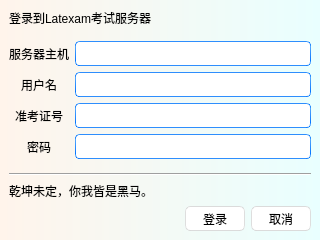
<?xml version="1.0" encoding="UTF-8"?>
<ui version="4.0">
 <class>LoginWindow</class>
 <widget class="QMainWindow" name="LoginWindow">
  <property name="geometry">
   <rect>
    <x>0</x>
    <y>0</y>
    <width>320</width>
    <height>240</height>
   </rect>
  </property>
  <property name="minimumSize">
   <size>
    <width>320</width>
    <height>240</height>
   </size>
  </property>
  <property name="windowTitle">
   <string>Latexam - 加入考试</string>
  </property>
  <property name="windowIcon">
   <iconset>
    <normalon>:/latexam/Latexam.ico</normalon>
   </iconset>
  </property>
  <property name="styleSheet">
   <string notr="true">/*
Aqua Style Sheet for QT Applications
Author: Jaime A. Quiroga P.
Company: GTRONICK
Last updated: 22/01/2019, 07:55.
Available at: https://github.com/GTRONICK/QSS/blob/master/Aqua.qss
*/
QMainWindow {
	background-color: qlineargradient(spread:pad, x1:0, y1:0, x2:1, y2:0, stop:0 rgba(255, 244, 235, 255), stop:1 rgba(233, 255, 255, 255));
}
QTextEdit {
	border-width: 1px;
	border-style: solid;
	border-color: qlineargradient(spread:pad, x1:0.5, y1:1, x2:0.5, y2:0, stop:0 rgba(0, 113, 255, 255), stop:1 rgba(91, 171, 252, 255));
}
QPlainTextEdit {
	border-width: 1px;
	border-style: solid;
	border-color: qlineargradient(spread:pad, x1:0.5, y1:1, x2:0.5, y2:0, stop:0 rgba(0, 113, 255, 255), stop:1 rgba(91, 171, 252, 255));
}
QToolButton {
	border-style: solid;
	border-top-color: qlineargradient(spread:pad, x1:0.5, y1:1, x2:0.5, y2:0, stop:0 rgb(215, 215, 215), stop:1 rgb(222, 222, 222));
	border-right-color: qlineargradient(spread:pad, x1:0, y1:0.5, x2:1, y2:0.5, stop:0 rgb(217, 217, 217), stop:1 rgb(227, 227, 227));
	border-left-color: qlineargradient(spread:pad, x1:0, y1:0.5, x2:1, y2:0.5, stop:0 rgb(227, 227, 227), stop:1 rgb(217, 217, 217));
	border-bottom-color: qlineargradient(spread:pad, x1:0.5, y1:1, x2:0.5, y2:0, stop:0 rgb(215, 215, 215), stop:1 rgb(222, 222, 222));
	border-width: 1px;
	border-radius: 5px;
	color: rgb(0,0,0);
	padding: 2px;
	background-color: rgb(255,255,255);
}
QToolButton:hover{
	border-style: solid;
	border-top-color: qlineargradient(spread:pad, x1:0.5, y1:1, x2:0.5, y2:0, stop:0 rgb(195, 195, 195), stop:1 rgb(222, 222, 222));
	border-right-color: qlineargradient(spread:pad, x1:0, y1:0.5, x2:1, y2:0.5, stop:0 rgb(197, 197, 197), stop:1 rgb(227, 227, 227));
	border-left-color: qlineargradient(spread:pad, x1:0, y1:0.5, x2:1, y2:0.5, stop:0 rgb(227, 227, 227), stop:1 rgb(197, 197, 197));
	border-bottom-color: qlineargradient(spread:pad, x1:0.5, y1:1, x2:0.5, y2:0, stop:0 rgb(195, 195, 195), stop:1 rgb(222, 222, 222));
	border-width: 1px;
	border-radius: 5px;
	color: rgb(0,0,0);
	padding: 2px;
	background-color: rgb(255,255,255);
}
QToolButton:pressed{
	border-style: solid;
	border-top-color: qlineargradient(spread:pad, x1:0.5, y1:1, x2:0.5, y2:0, stop:0 rgb(215, 215, 215), stop:1 rgb(222, 222, 222));
	border-right-color: qlineargradient(spread:pad, x1:0, y1:0.5, x2:1, y2:0.5, stop:0 rgb(217, 217, 217), stop:1 rgb(227, 227, 227));
	border-left-color: qlineargradient(spread:pad, x1:0, y1:0.5, x2:1, y2:0.5, stop:0 rgb(227, 227, 227), stop:1 rgb(217, 217, 217));
	border-bottom-color: qlineargradient(spread:pad, x1:0.5, y1:1, x2:0.5, y2:0, stop:0 rgb(215, 215, 215), stop:1 rgb(222, 222, 222));
	border-width: 1px;
	border-radius: 5px;
	color: rgb(0,0,0);
	padding: 2px;
	background-color: rgb(142,142,142);
}
QPushButton{
	border-style: solid;
	border-top-color: qlineargradient(spread:pad, x1:0.5, y1:1, x2:0.5, y2:0, stop:0 rgb(215, 215, 215), stop:1 rgb(222, 222, 222));
	border-right-color: qlineargradient(spread:pad, x1:0, y1:0.5, x2:1, y2:0.5, stop:0 rgb(217, 217, 217), stop:1 rgb(227, 227, 227));
	border-left-color: qlineargradient(spread:pad, x1:0, y1:0.5, x2:1, y2:0.5, stop:0 rgb(227, 227, 227), stop:1 rgb(217, 217, 217));
	border-bottom-color: qlineargradient(spread:pad, x1:0.5, y1:1, x2:0.5, y2:0, stop:0 rgb(215, 215, 215), stop:1 rgb(222, 222, 222));
	border-width: 1px;
	border-radius: 5px;
	color: rgb(0,0,0);
	padding: 2px;
	background-color: rgb(255,255,255);
}
QPushButton::default{
	border-style: solid;
	border-top-color: qlineargradient(spread:pad, x1:0.5, y1:1, x2:0.5, y2:0, stop:0 rgb(215, 215, 215), stop:1 rgb(222, 222, 222));
	border-right-color: qlineargradient(spread:pad, x1:0, y1:0.5, x2:1, y2:0.5, stop:0 rgb(217, 217, 217), stop:1 rgb(227, 227, 227));
	border-left-color: qlineargradient(spread:pad, x1:0, y1:0.5, x2:1, y2:0.5, stop:0 rgb(227, 227, 227), stop:1 rgb(217, 217, 217));
	border-bottom-color: qlineargradient(spread:pad, x1:0.5, y1:1, x2:0.5, y2:0, stop:0 rgb(215, 215, 215), stop:1 rgb(222, 222, 222));
	border-width: 1px;
	border-radius: 5px;
	color: rgb(0,0,0);
	padding: 2px;
	background-color: rgb(255,255,255);
}
QPushButton:hover{
	border-style: solid;
	border-top-color: qlineargradient(spread:pad, x1:0.5, y1:1, x2:0.5, y2:0, stop:0 rgb(195, 195, 195), stop:1 rgb(222, 222, 222));
	border-right-color: qlineargradient(spread:pad, x1:0, y1:0.5, x2:1, y2:0.5, stop:0 rgb(197, 197, 197), stop:1 rgb(227, 227, 227));
	border-left-color: qlineargradient(spread:pad, x1:0, y1:0.5, x2:1, y2:0.5, stop:0 rgb(227, 227, 227), stop:1 rgb(197, 197, 197));
	border-bottom-color: qlineargradient(spread:pad, x1:0.5, y1:1, x2:0.5, y2:0, stop:0 rgb(195, 195, 195), stop:1 rgb(222, 222, 222));
	border-width: 1px;
	border-radius: 5px;
	color: rgb(0,0,0);
	padding: 2px;
	background-color: rgb(255,255,255);
}
QPushButton:pressed{
	border-style: solid;
	border-top-color: qlineargradient(spread:pad, x1:0.5, y1:1, x2:0.5, y2:0, stop:0 rgb(215, 215, 215), stop:1 rgb(222, 222, 222));
	border-right-color: qlineargradient(spread:pad, x1:0, y1:0.5, x2:1, y2:0.5, stop:0 rgb(217, 217, 217), stop:1 rgb(227, 227, 227));
	border-left-color: qlineargradient(spread:pad, x1:0, y1:0.5, x2:1, y2:0.5, stop:0 rgb(227, 227, 227), stop:1 rgb(217, 217, 217));
	border-bottom-color: qlineargradient(spread:pad, x1:0.5, y1:1, x2:0.5, y2:0, stop:0 rgb(215, 215, 215), stop:1 rgb(222, 222, 222));
	border-width: 1px;
	border-radius: 5px;
	color: rgb(0,0,0);
	padding: 2px;
	background-color: rgb(142,142,142);
}
QPushButton:disabled{
	border-style: solid;
	border-top-color: qlineargradient(spread:pad, x1:0.5, y1:1, x2:0.5, y2:0, stop:0 rgb(215, 215, 215), stop:1 rgb(222, 222, 222));
	border-right-color: qlineargradient(spread:pad, x1:0, y1:0.5, x2:1, y2:0.5, stop:0 rgb(217, 217, 217), stop:1 rgb(227, 227, 227));
	border-left-color: qlineargradient(spread:pad, x1:0, y1:0.5, x2:1, y2:0.5, stop:0 rgb(227, 227, 227), stop:1 rgb(217, 217, 217));
	border-bottom-color: qlineargradient(spread:pad, x1:0.5, y1:1, x2:0.5, y2:0, stop:0 rgb(215, 215, 215), stop:1 rgb(222, 222, 222));
	border-width: 1px;
	border-radius: 5px;
	color: #808086;
	padding: 2px;
	background-color: rgb(142,142,142);
}
QLineEdit {
	border-width: 1px; border-radius: 4px;
	border-style: solid;
	border-color: qlineargradient(spread:pad, x1:0.5, y1:1, x2:0.5, y2:0, stop:0 rgba(0, 113, 255, 255), stop:1 rgba(91, 171, 252, 255));
}
QLabel {
	color: #000000;
}
QLCDNumber {
	color: rgb(0, 113, 255, 255);
}
QProgressBar {
	text-align: center;
	color: rgb(240, 240, 240);
	border-width: 1px; 
	border-radius: 10px;
	border-color: rgb(230, 230, 230);
	border-style: solid;
	background-color:rgb(207,207,207);
}
QProgressBar::chunk {
	background-color: qlineargradient(spread:pad, x1:0.5, y1:1, x2:0.5, y2:0, stop:0 rgba(49, 147, 250, 255), stop:1 rgba(34, 142, 255, 255));
	border-radius: 10px;
}
QMenuBar {
	background-color: qlineargradient(spread:pad, x1:0.5, y1:1, x2:0.5, y2:0, stop:0 rgba(207, 209, 207, 255), stop:1 rgba(230, 229, 230, 255));
}
QMenuBar::item {
	color: #000000;
  	spacing: 3px;
  	padding: 1px 4px;
	background-color: qlineargradient(spread:pad, x1:0.5, y1:1, x2:0.5, y2:0, stop:0 rgba(207, 209, 207, 255), stop:1 rgba(230, 229, 230, 255));
}

QMenuBar::item:selected {
  	background-color: qlineargradient(spread:pad, x1:0.5, y1:1, x2:0.5, y2:0, stop:0 rgba(0, 113, 255, 255), stop:1 rgba(91, 171, 252, 255));
	color: #FFFFFF;
}
QMenu::item:selected {
	border-style: solid;
	border-top-color: transparent;
	border-right-color: transparent;
	border-left-color: qlineargradient(spread:pad, x1:0.5, y1:1, x2:0.5, y2:0, stop:0 rgba(0, 113, 255, 255), stop:1 rgba(91, 171, 252, 255));
	border-bottom-color: transparent;
	border-left-width: 2px;
	color: #000000;
	padding-left:15px;
	padding-top:4px;
	padding-bottom:4px;
	padding-right:7px;
}
QMenu::item {
	border-style: solid;
	border-top-color: transparent;
	border-right-color: transparent;
	border-left-color: transparent;
	border-bottom-color: transparent;
	border-bottom-width: 1px;
	color: #000000;
	padding-left:17px;
	padding-top:4px;
	padding-bottom:4px;
	padding-right:7px;
}
QTabWidget {
	color:rgb(0,0,0);
	background-color:#000000;
}
QTabWidget::pane {
		border-color: rgb(223,223,223);
		background-color:rgb(226,226,226);
		border-style: solid;
		border-width: 2px;
    	border-radius: 6px;
}
QTabBar::tab:first {
	border-style: solid;
	border-left-width:1px;
	border-right-width:0px;
	border-top-width:1px;
	border-bottom-width:1px;
	border-top-color: rgb(209,209,209);
	border-left-color: qlineargradient(spread:pad, x1:0.5, y1:1, x2:0.5, y2:0, stop:0 rgba(209, 209, 209, 209), stop:1 rgba(229, 229, 229, 229));
	border-bottom-color: rgb(229,229,229);
	border-top-left-radius: 4px;
	border-bottom-left-radius: 4px;
	color: #000000;
	padding: 3px;
	margin-left:0px;
	background-color: qlineargradient(spread:pad, x1:0.5, y1:1, x2:0.5, y2:0, stop:0 rgba(247, 247, 247, 255), stop:1 rgba(255, 255, 255, 255));
}
QTabBar::tab:last {
	border-style: solid;
	border-width:1px;
	border-top-color: rgb(209,209,209);
	border-left-color: qlineargradient(spread:pad, x1:0.5, y1:1, x2:0.5, y2:0, stop:0 rgba(209, 209, 209, 209), stop:1 rgba(229, 229, 229, 229));
	border-right-color: qlineargradient(spread:pad, x1:0.5, y1:1, x2:0.5, y2:0, stop:0 rgba(209, 209, 209, 209), stop:1 rgba(229, 229, 229, 229));
	border-bottom-color: rgb(229,229,229);
	border-top-right-radius: 4px;
	border-bottom-right-radius: 4px;
	color: #000000;
	padding: 3px;
	margin-left:0px;
	background-color: qlineargradient(spread:pad, x1:0.5, y1:1, x2:0.5, y2:0, stop:0 rgba(247, 247, 247, 255), stop:1 rgba(255, 255, 255, 255));
}
QTabBar::tab {
	border-style: solid;
	border-top-width:1px;
	border-bottom-width:1px;
	border-left-width:1px;
	border-top-color: rgb(209,209,209);
	border-left-color: qlineargradient(spread:pad, x1:0.5, y1:1, x2:0.5, y2:0, stop:0 rgba(209, 209, 209, 209), stop:1 rgba(229, 229, 229, 229));
	border-bottom-color: rgb(229,229,229);
	color: #000000;
	padding: 3px;
	margin-left:0px;
	background-color: qlineargradient(spread:pad, x1:0.5, y1:1, x2:0.5, y2:0, stop:0 rgba(247, 247, 247, 255), stop:1 rgba(255, 255, 255, 255));
}
QTabBar::tab:selected, QTabBar::tab:last:selected, QTabBar::tab:hover {
  	border-style: solid;
  	border-left-width:1px;
	border-right-color: transparent;
	border-top-color: rgb(209,209,209);
	border-left-color: qlineargradient(spread:pad, x1:0.5, y1:1, x2:0.5, y2:0, stop:0 rgba(209, 209, 209, 209), stop:1 rgba(229, 229, 229, 229));
	border-bottom-color: rgb(229,229,229);
	color: #FFFFFF;
	padding: 3px;
	margin-left:0px;
	background-color: qlineargradient(spread:pad, x1:0.5, y1:1, x2:0.5, y2:0, stop:0 rgba(0, 113, 255, 255), stop:1 rgba(91, 171, 252, 255));
}

QTabBar::tab:selected, QTabBar::tab:first:selected, QTabBar::tab:hover {
  	border-style: solid;
  	border-left-width:1px;
  	border-bottom-width:1px;
  	border-top-width:1px;
	border-right-color: transparent;
	border-top-color: rgb(209,209,209);
	border-left-color: qlineargradient(spread:pad, x1:0.5, y1:1, x2:0.5, y2:0, stop:0 rgba(209, 209, 209, 209), stop:1 rgba(229, 229, 229, 229));
	border-bottom-color: rgb(229,229,229);
	color: #FFFFFF;
	padding: 3px;
	margin-left:0px;
	background-color: qlineargradient(spread:pad, x1:0.5, y1:1, x2:0.5, y2:0, stop:0 rgba(0, 113, 255, 255), stop:1 rgba(91, 171, 252, 255));
}

QCheckBox {
	color: #000000;
	padding: 2px;
}
QCheckBox:disabled {
	color: #808086;
	padding: 2px;
}

QCheckBox:hover {
	border-radius:4px;
	border-style:solid;
	padding-left: 1px;
	padding-right: 1px;
	padding-bottom: 1px;
	padding-top: 1px;
	border-width:1px;
	border-color: transparent;
}
QCheckBox::indicator:checked {

	height: 10px;
	width: 10px;
	border-style:solid;
	border-width: 1px;
	border-color: qlineargradient(spread:pad, x1:0.5, y1:1, x2:0.5, y2:0, stop:0 rgba(0, 113, 255, 255), stop:1 rgba(91, 171, 252, 255));
	color: #000000;
	background-color: qlineargradient(spread:pad, x1:0.5, y1:1, x2:0.5, y2:0, stop:0 rgba(0, 113, 255, 255), stop:1 rgba(91, 171, 252, 255));
}
QCheckBox::indicator:unchecked {

	height: 10px;
	width: 10px;
	border-style:solid;
	border-width: 1px;
	border-color: qlineargradient(spread:pad, x1:0.5, y1:1, x2:0.5, y2:0, stop:0 rgba(0, 113, 255, 255), stop:1 rgba(91, 171, 252, 255));
	color: #000000;
}
QRadioButton {
	color: 000000;
	padding: 1px;
}
QRadioButton::indicator:checked {
	height: 10px;
	width: 10px;
	border-style:solid;
	border-radius:5px;
	border-width: 1px;
	border-color: qlineargradient(spread:pad, x1:0.5, y1:1, x2:0.5, y2:0, stop:0 rgba(0, 113, 255, 255), stop:1 rgba(91, 171, 252, 255));
	color: #a9b7c6;
	background-color: qlineargradient(spread:pad, x1:0.5, y1:1, x2:0.5, y2:0, stop:0 rgba(0, 113, 255, 255), stop:1 rgba(91, 171, 252, 255));
}
QRadioButton::indicator:!checked {
	height: 10px;
	width: 10px;
	border-style:solid;
	border-radius:5px;
	border-width: 1px;
	border-color: qlineargradient(spread:pad, x1:0.5, y1:1, x2:0.5, y2:0, stop:0 rgba(0, 113, 255, 255), stop:1 rgba(91, 171, 252, 255));
	color: #a9b7c6;
	background-color: transparent;
}
QStatusBar {
	color:#027f7f;
}
QSpinBox {
	border-style: solid;
	border-width: 1px;
	border-color: qlineargradient(spread:pad, x1:0.5, y1:1, x2:0.5, y2:0, stop:0 rgba(0, 113, 255, 255), stop:1 rgba(91, 171, 252, 255));
}
QDoubleSpinBox {
	border-style: solid;
	border-width: 1px;
	border-color: qlineargradient(spread:pad, x1:0.5, y1:1, x2:0.5, y2:0, stop:0 rgba(0, 113, 255, 255), stop:1 rgba(91, 171, 252, 255));
}
QTimeEdit {
	border-style: solid;
	border-width: 1px;
	border-color: qlineargradient(spread:pad, x1:0.5, y1:1, x2:0.5, y2:0, stop:0 rgba(0, 113, 255, 255), stop:1 rgba(91, 171, 252, 255));
}
QDateTimeEdit {
	border-style: solid;
	border-width: 1px;
	border-color: qlineargradient(spread:pad, x1:0.5, y1:1, x2:0.5, y2:0, stop:0 rgba(0, 113, 255, 255), stop:1 rgba(91, 171, 252, 255));
}
QDateEdit {
	border-style: solid;
	border-width: 1px;
	border-color: qlineargradient(spread:pad, x1:0.5, y1:1, x2:0.5, y2:0, stop:0 rgba(0, 113, 255, 255), stop:1 rgba(91, 171, 252, 255));
}

QToolBox {
	color: #a9b7c6;
	background-color:#000000;
}
QToolBox::tab {
	color: #a9b7c6;
	background-color:#000000;
}
QToolBox::tab:selected {
	color: #FFFFFF;
	background-color:#000000;
}
QScrollArea {
	color: #FFFFFF;
	background-color:#000000;
}
QSlider::groove:horizontal {
	height: 5px;
	background-color: qlineargradient(spread:pad, x1:0.5, y1:1, x2:0.5, y2:0, stop:0 rgba(49, 147, 250, 255), stop:1 rgba(34, 142, 255, 255));
}
QSlider::groove:vertical {
	width: 5px;
	background-color: qlineargradient(spread:pad, x1:0.5, y1:1, x2:0.5, y2:0, stop:0 rgba(49, 147, 250, 255), stop:1 rgba(34, 142, 255, 255));
}
QSlider::handle:horizontal {
	background: rgb(253,253,253);
	border-style: solid;
	border-width: 1px;
	border-color: rgb(207,207,207);
	width: 12px;
	margin: -5px 0;
	border-radius: 7px;
}
QSlider::handle:vertical {
	background: rgb(253,253,253);
	border-style: solid;
	border-width: 1px;
	border-color: rgb(207,207,207);
	height: 12px;
	margin: 0 -5px;
	border-radius: 7px;
}
QSlider::add-page:horizontal {
    background: rgb(181,181,181);
}
QSlider::add-page:vertical {
    background: rgb(181,181,181);
}
QSlider::sub-page:horizontal {
    background-color: qlineargradient(spread:pad, x1:0.5, y1:1, x2:0.5, y2:0, stop:0 rgba(49, 147, 250, 255), stop:1 rgba(34, 142, 255, 255));
}
QSlider::sub-page:vertical {
    background-color: qlineargradient(spread:pad, y1:0.5, x1:1, y2:0.5, x2:0, stop:0 rgba(49, 147, 250, 255), stop:1 rgba(34, 142, 255, 255));
}
QScrollBar:horizontal {
	max-height: 20px;
	border: 1px transparent grey;
	margin: 0px 20px 0px 20px;
}
QScrollBar:vertical {
	max-width: 20px;
	border: 1px transparent grey;
	margin: 20px 0px 20px 0px;
}
QScrollBar::handle:horizontal {
	background: rgb(253,253,253);
	border-style: solid;
	border-width: 1px;
	border-color: rgb(207,207,207);
	border-radius: 7px;
	min-width: 25px;
}
QScrollBar::handle:horizontal:hover {
	background: rgb(253,253,253);
	border-style: solid;
	border-width: 1px;
	border-color: rgb(147, 200, 200);
	border-radius: 7px;
	min-width: 25px;
}
QScrollBar::handle:vertical {
	background: rgb(253,253,253);
	border-style: solid;
	border-width: 1px;
	border-color: rgb(207,207,207);
	border-radius: 7px;
	min-height: 25px;
}
QScrollBar::handle:vertical:hover {
	background: rgb(253,253,253);
	border-style: solid;
	border-width: 1px;
	border-color: rgb(147, 200, 200);
	border-radius: 7px;
	min-height: 25px;
}
QScrollBar::add-line:horizontal {
   border: 2px transparent grey;
   border-top-right-radius: 7px;
   border-bottom-right-radius: 7px;
   background: rgba(34, 142, 255, 255);
   width: 20px;
   subcontrol-position: right;
   subcontrol-origin: margin;
}
QScrollBar::add-line:horizontal:pressed {
   border: 2px transparent grey;
   border-top-right-radius: 7px;
   border-bottom-right-radius: 7px;
   background: rgb(181,181,181);
   width: 20px;
   subcontrol-position: right;
   subcontrol-origin: margin;
}
QScrollBar::add-line:vertical {
   border: 2px transparent grey;
   border-bottom-left-radius: 7px;
   border-bottom-right-radius: 7px;
   background: rgba(34, 142, 255, 255);
   height: 20px;
   subcontrol-position: bottom;
   subcontrol-origin: margin;
}
QScrollBar::add-line:vertical:pressed {
   border: 2px transparent grey;
   border-bottom-left-radius: 7px;
   border-bottom-right-radius: 7px;
   background: rgb(181,181,181);
   height: 20px;
   subcontrol-position: bottom;
   subcontrol-origin: margin;
}
QScrollBar::sub-line:horizontal {
   border: 2px transparent grey;
   border-top-left-radius: 7px;
   border-bottom-left-radius: 7px;
   background: rgba(34, 142, 255, 255);
   width: 20px;
   subcontrol-position: left;
   subcontrol-origin: margin;
}
QScrollBar::sub-line:horizontal:pressed {
   border: 2px transparent grey;
   border-top-left-radius: 7px;
   border-bottom-left-radius: 7px;
   background: rgb(181,181,181);
   width: 20px;
   subcontrol-position: left;
   subcontrol-origin: margin;
}
QScrollBar::sub-line:vertical {
   border: 2px transparent grey;
   border-top-left-radius: 7px;
   border-top-right-radius: 7px;
   background: rgba(34, 142, 255, 255);
   height: 20px;
   subcontrol-position: top;
   subcontrol-origin: margin;
}
QScrollBar::sub-line:vertical:pressed {
   border: 2px transparent grey;
   border-top-left-radius: 7px;
   border-top-right-radius: 7px;
   background: rgb(181,181,181);
   height: 20px;
   subcontrol-position: top;
   subcontrol-origin: margin;
}
QScrollBar::left-arrow:horizontal {
   border: 1px transparent grey;
   border-top-left-radius: 3px;
   border-bottom-left-radius: 3px;
   width: 6px;
   height: 6px;
   background: white;
}
QScrollBar::right-arrow:horizontal {
   border: 1px transparent grey;
   border-top-right-radius: 3px;
   border-bottom-right-radius: 3px;
   width: 6px;
   height: 6px;
   background: white;
}
QScrollBar::up-arrow:vertical {
   border: 1px transparent grey;
   border-top-left-radius: 3px;
   border-top-right-radius: 3px;
   width: 6px;
   height: 6px;
   background: white;
}
QScrollBar::down-arrow:vertical {
   border: 1px transparent grey;
   border-bottom-left-radius: 3px;
   border-bottom-right-radius: 3px;
   width: 6px;
   height: 6px;
   background: white;
}
QScrollBar::add-page:horizontal, QScrollBar::sub-page:horizontal {
   background: none;
}
QScrollBar::add-page:vertical, QScrollBar::sub-page:vertical {
   background: none;
}</string>
  </property>
  <widget class="QWidget" name="centralwidget">
   <layout class="QVBoxLayout" name="verticalLayout_2">
    <item>
     <layout class="QVBoxLayout" name="verticalLayout">
      <item>
       <widget class="QLabel" name="label_login">
        <property name="text">
         <string>登录到Latexam考试服务器</string>
        </property>
       </widget>
      </item>
      <item>
       <spacer name="verticalSpacer">
        <property name="orientation">
         <enum>Qt::Vertical</enum>
        </property>
        <property name="sizeHint" stdset="0">
         <size>
          <width>20</width>
          <height>40</height>
         </size>
        </property>
       </spacer>
      </item>
      <item>
       <layout class="QGridLayout" name="gridLayout">
        <item row="3" column="1">
         <widget class="QLineEdit" name="input_password">
          <property name="minimumSize">
           <size>
            <width>0</width>
            <height>25</height>
           </size>
          </property>
          <property name="echoMode">
           <enum>QLineEdit::Password</enum>
          </property>
         </widget>
        </item>
        <item row="1" column="1">
         <widget class="QLineEdit" name="input_name">
          <property name="minimumSize">
           <size>
            <width>0</width>
            <height>25</height>
           </size>
          </property>
         </widget>
        </item>
        <item row="2" column="1">
         <widget class="QLineEdit" name="input_number">
          <property name="minimumSize">
           <size>
            <width>0</width>
            <height>25</height>
           </size>
          </property>
          <property name="echoMode">
           <enum>QLineEdit::Password</enum>
          </property>
         </widget>
        </item>
        <item row="1" column="0" alignment="Qt::AlignHCenter">
         <widget class="QLabel" name="label_name">
          <property name="text">
           <string>用户名</string>
          </property>
         </widget>
        </item>
        <item row="3" column="0" alignment="Qt::AlignHCenter">
         <widget class="QLabel" name="label_password">
          <property name="text">
           <string>密码</string>
          </property>
         </widget>
        </item>
        <item row="2" column="0" alignment="Qt::AlignHCenter">
         <widget class="QLabel" name="label_number">
          <property name="text">
           <string>准考证号</string>
          </property>
         </widget>
        </item>
        <item row="0" column="1">
         <widget class="QLineEdit" name="input_server">
          <property name="minimumSize">
           <size>
            <width>0</width>
            <height>25</height>
           </size>
          </property>
         </widget>
        </item>
        <item row="0" column="0">
         <widget class="QLabel" name="label_server">
          <property name="text">
           <string>服务器主机</string>
          </property>
         </widget>
        </item>
       </layout>
      </item>
      <item>
       <spacer name="verticalSpacer_2">
        <property name="orientation">
         <enum>Qt::Vertical</enum>
        </property>
        <property name="sizeHint" stdset="0">
         <size>
          <width>20</width>
          <height>40</height>
         </size>
        </property>
       </spacer>
      </item>
      <item>
       <widget class="Line" name="line_2">
        <property name="orientation">
         <enum>Qt::Horizontal</enum>
        </property>
       </widget>
      </item>
      <item>
       <widget class="QLabel" name="label_status">
        <property name="text">
         <string>乾坤未定，你我皆是黑马。</string>
        </property>
       </widget>
      </item>
      <item>
       <layout class="QHBoxLayout" name="DialogButtonArea">
        <item>
         <spacer name="horizontalSpacer">
          <property name="orientation">
           <enum>Qt::Horizontal</enum>
          </property>
          <property name="sizeHint" stdset="0">
           <size>
            <width>40</width>
            <height>20</height>
           </size>
          </property>
         </spacer>
        </item>
        <item>
         <widget class="QPushButton" name="key_login">
          <property name="minimumSize">
           <size>
            <width>60</width>
            <height>25</height>
           </size>
          </property>
          <property name="text">
           <string>登录</string>
          </property>
         </widget>
        </item>
        <item>
         <widget class="QPushButton" name="key_cancel">
          <property name="minimumSize">
           <size>
            <width>60</width>
            <height>25</height>
           </size>
          </property>
          <property name="text">
           <string>取消</string>
          </property>
         </widget>
        </item>
       </layout>
      </item>
     </layout>
    </item>
   </layout>
  </widget>
 </widget>
 <tabstops>
  <tabstop>input_server</tabstop>
  <tabstop>input_name</tabstop>
  <tabstop>input_number</tabstop>
  <tabstop>key_login</tabstop>
  <tabstop>key_cancel</tabstop>
 </tabstops>
 <resources>
  <include location="Latexam.qrc"/>
 </resources>
 <connections>
  <connection>
   <sender>key_login</sender>
   <signal>clicked()</signal>
   <receiver>LoginWindow</receiver>
   <slot>onLogin()</slot>
   <hints>
    <hint type="sourcelabel">
     <x>116</x>
     <y>275</y>
    </hint>
    <hint type="destinationlabel">
     <x>179</x>
     <y>153</y>
    </hint>
   </hints>
  </connection>
  <connection>
   <sender>key_cancel</sender>
   <signal>clicked()</signal>
   <receiver>LoginWindow</receiver>
   <slot>close()</slot>
   <hints>
    <hint type="sourcelabel">
     <x>182</x>
     <y>275</y>
    </hint>
    <hint type="destinationlabel">
     <x>263</x>
     <y>153</y>
    </hint>
   </hints>
  </connection>
  <connection>
   <sender>input_server</sender>
   <signal>returnPressed()</signal>
   <receiver>input_name</receiver>
   <slot>setFocus()</slot>
   <hints>
    <hint type="sourcelabel">
     <x>374</x>
     <y>65</y>
    </hint>
    <hint type="destinationlabel">
     <x>374</x>
     <y>96</y>
    </hint>
   </hints>
  </connection>
  <connection>
   <sender>input_name</sender>
   <signal>returnPressed()</signal>
   <receiver>input_number</receiver>
   <slot>setFocus()</slot>
   <hints>
    <hint type="sourcelabel">
     <x>374</x>
     <y>96</y>
    </hint>
    <hint type="destinationlabel">
     <x>374</x>
     <y>127</y>
    </hint>
   </hints>
  </connection>
  <connection>
   <sender>input_number</sender>
   <signal>returnPressed()</signal>
   <receiver>key_login</receiver>
   <slot>click()</slot>
   <hints>
    <hint type="sourcelabel">
     <x>374</x>
     <y>127</y>
    </hint>
    <hint type="destinationlabel">
     <x>116</x>
     <y>275</y>
    </hint>
   </hints>
  </connection>
  <connection>
   <sender>key_cancel</sender>
   <signal>clicked()</signal>
   <receiver>LoginWindow</receiver>
   <slot>deleteLater()</slot>
   <hints>
    <hint type="sourcelabel">
     <x>182</x>
     <y>275</y>
    </hint>
    <hint type="destinationlabel">
     <x>252</x>
     <y>160</y>
    </hint>
   </hints>
  </connection>
 </connections>
 <slots>
  <slot>onRegister()</slot>
  <slot>onLogin()</slot>
 </slots>
</ui>
